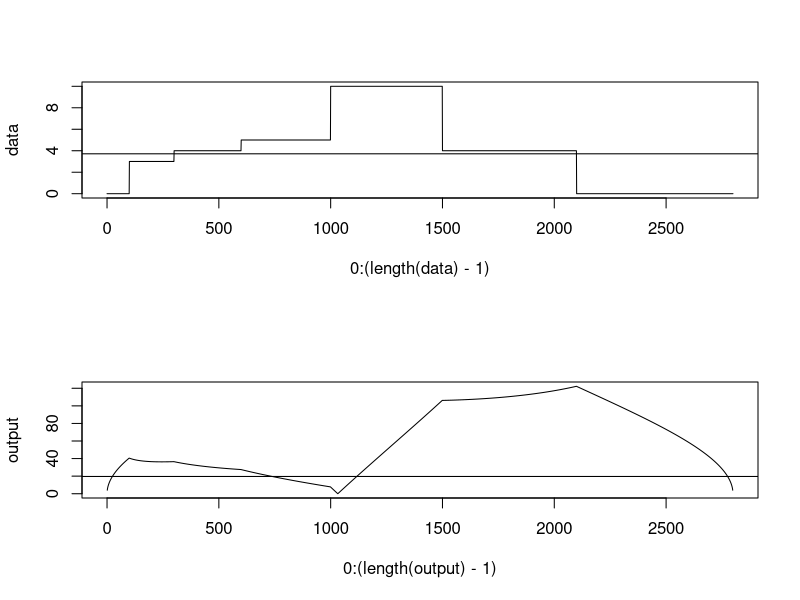

Write the R code that produced this figure.
## Louis Forbes Wright

#using _-_- as a basis for the algorithm created here


# we start by creating some data which contains change points.

means <- c(0,3,4,5,10,4,0)
changePoints <- c(100,200,300,400,500,600,700)

#means <- c(rnorm(n = 15, mean = 20, sd = 100), rep(0,135))
#changePoints <- c(rchisq(n = 15, df = 130), rep(0,135))

data <- NULL
 
for (i in 1:length(means)){
  data <- c(data, rnorm(n = changePoints[i], mean = means[i], sd = 0))
  } 
par(mfrow = c(2,1))

plot(0:(length(data)-1), data, type = 'l')
abline(h = mean(means)) ### NEED TO ADD CHANGEPOINTS TO GRAPH.

# now we need to create the function defined in the Introduction
#to show the what the test statistic looks like

partialSum <- function(sour, len){
  sum(sour[1:len])
}

Z_k <- function(sour, minimum, maximum){
  #this function creates and returns all the test score values in a given interval.
  
  test.stat <- NULL
  
  for (k in minimum+1:maximum-1){
  
   #for each k in the interval we create a test score, 
   #|z_k|
    
    coeff <- (k -minimum)/(maximum - minimum)
    max_difference <- (partialSum(sour, maximum)-partialSum(sour, minimum))
    const <- coeff*max_difference  
    
    top_fraction <- const - (partialSum(sour, k)-partialSum(sour, minimum))
    bottom_fraction <- sqrt((k - minimum)*(1-(coeff)))
    test.stat <- c(test.stat, abs((top_fraction)/(bottom_fraction)))
  
  }
  return(test.stat)
}
output <- Z_k(data, 1,length(data)) # we create a vector of all the test scores

#estChangePoints <- NULL
#estChangePoints <- c(estChangePoints, max.col(test.stat))

plot(0:(length(output)-1), output, type = 'l') # we plot the test scores against the index of that data
boundary <- length(output)^(3/8)               # the critical value for the size of the interval tested
abline(h = boundary)